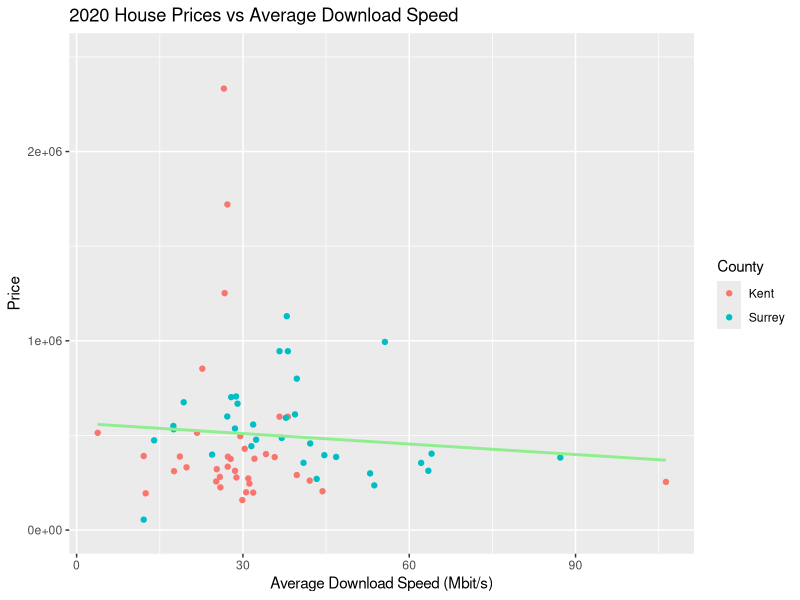

The R script that drew this image:
#220126_PujendraThapa

library(tidyverse)
library(dplyr)
library(lubridate)
library(ggplot2)


#importing the cleaned house prices
cleaned_houseprices= read_csv('Cleaned Data/Cleaned House Prices.csv') 

#importing the cleaned broadband speed
cleaned_broadband_speed= read_csv('Cleaned Data/Cleaned Broadband Speed Dataset.csv') 

#grouping house prices by town and county and finding average price for each group
grouped_house_prices = cleaned_houseprices %>%
  filter(`Date of Transfer`=="2020") %>%
  group_by(`Town/City`,County) %>%
  summarise(Price=mean(Price))

#grouping broadband speed by town and county and finding average download speed for each group
grouped_broadband_speeds = cleaned_broadband_speed %>%
  group_by(`Town/City`,County) %>%
  summarise(`Average download speed (Mbit/s)`= mean(`Average download speed (Mbit/s)`))

#joining house price data and broadband speed data in a single table
house_price_broadband_data = grouped_house_prices %>% 
  left_join(grouped_broadband_speeds,by="Town/City")

#creating a linear model 
l_model = lm(data=house_price_broadband_data, Price~`Average download speed (Mbit/s)`) #this model predicts Price as a function of Average download speed (Mbit/s)

#showing summary of the Linear Model
summary(l_model) 

#creating the linear model graph
ggplot(house_price_broadband_data,aes(x=`Average download speed (Mbit/s)`,y=Price)) +
  scale_y_continuous(limits=c(0,2500000), breaks = seq(0,2500000,1000000))+ #setting limits and breaks
  geom_point(data = filter(house_price_broadband_data,County.x=="KENT"),aes(color=c("Red"="Kent")))+ #setting color as red for Kent's data point
  geom_point(data = filter(house_price_broadband_data,County.x=="SURREY"), aes(color=c("Blue"="Surrey"))) + #setting color as blye for Surrey's data point
  geom_smooth(method=lm,se=FALSE,color="lightgreen")+ #adding linear regression line and omitting error bands 
  labs(x="Average Download Speed (Mbit/s)",
       y="Price",
       title="2020 House Prices vs Average Download Speed",color="County") #setting labels
